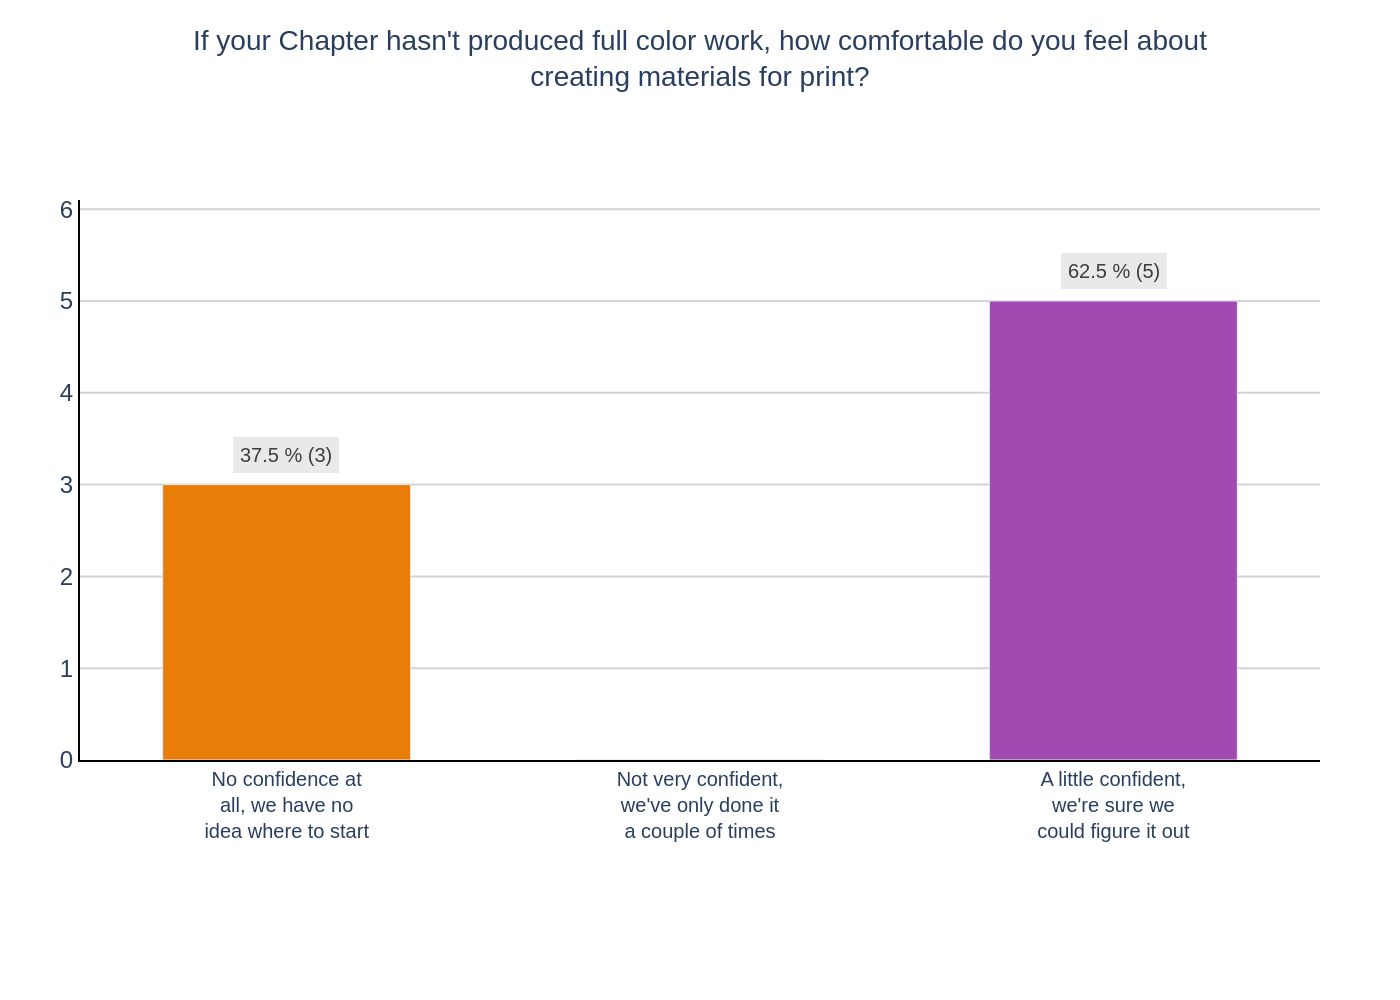

The Python source for this figure:
import sys
import json
import os
import plotly.graph_objects as go

if len(sys.argv) != 2:
    print("Usage: python create_chart.py <path_to_json_file>")
    sys.exit(1)

json_path = sys.argv[1]

try:
    with open(json_path, 'r', encoding='utf-8') as f:
        data = json.load(f)
except FileNotFoundError:
    print(f"Error: File not found at {json_path}")
    sys.exit(1)
except json.JSONDecodeError:
    print(f"Error: Invalid JSON format in {json_path}")
    sys.exit(1)

chart_data = data['chart_data']
texts = data['texts']
colors = data['colors']

categories = [item['category'] for item in chart_data]
values = [item['value'] for item in chart_data]

color_iter = iter(colors)
bar_colors = [next(color_iter) if v > 0 else 'rgba(0,0,0,0)' for v in values]

fig = go.Figure()

fig.add_trace(go.Bar(
    x=categories,
    y=values,
    marker_color=bar_colors,
    width=0.6
))

annotations = []
for item in chart_data:
    if item.get('label') and item.get('value', 0) > 0:
        annotations.append(
            go.layout.Annotation(
                x=item['category'],
                y=item['value'],
                text=item['label'],
                showarrow=False,
                font=dict(family="Arial", size=10, color='#3D3D3D'),
                align='center',
                xanchor='center',
                yanchor='bottom',
                yshift=5,
                bgcolor='rgba(230, 230, 230, 0.85)',
                borderpad=3
            )
        )

fig.update_layout(
    title=dict(
        text=texts['title'],
        y=0.95,
        x=0.5,
        xanchor='center',
        yanchor='top',
        font=dict(size=14)
    ),
    xaxis=dict(
        showgrid=False,
        showline=True,
        linecolor='black',
        zeroline=False,
        tickfont=dict(size=10)
    ),
    yaxis=dict(
        range=[0, 6.1],
        tickmode='linear',
        tick0=0,
        dtick=1,
        showgrid=True,
        gridcolor='#D3D3D3',
        gridwidth=1,
        showline=True,
        linecolor='black',
        zeroline=False
    ),
    font=dict(family="Arial"),
    plot_bgcolor='white',
    paper_bgcolor='white',
    showlegend=False,
    margin=dict(t=100, b=120, l=40, r=40),
    annotations=annotations
)

base_filename = os.path.splitext(os.path.basename(json_path))[0]
output_image_path = f"{base_filename}.png"

fig.write_image(output_image_path, scale=2)

print(f"Chart saved to {output_image_path}")
